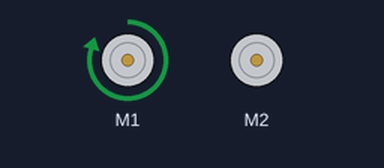
Simulated run of this program. Board: Raspberry Pi Pico running MicroPython. On the bench: 2 × DC motor (green arrow = forward, orange = backward, longer = faster).

Above: at 1.5 s.
At 5.6 s:
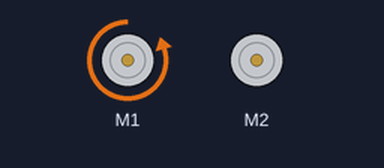
At 10.1 s:
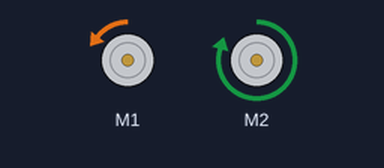
At 16.5 s:
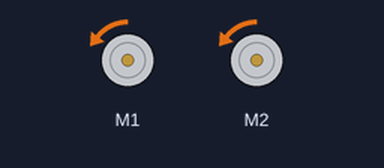
Timing chart, 0 to 22.4 s (numbered marks = the images above):
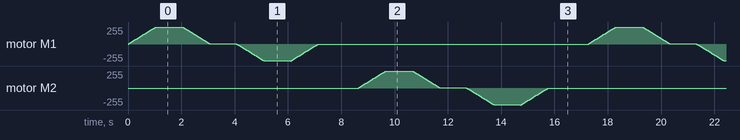

The program:

SingleMotorTest.py
```python
#SimgleMotorTest.py
# test code that ramps each motor individually form 0-100-0 then changes direction and does it again then steps onto next motor.
import PicoMotorDriver
import utime


board = PicoMotorDriver.KitronikPicoMotor()
directions = ["f","r"]

while True:

    for motor in range(2):
        for direction in directions:
            for speed in range(100):
                board.motorOn(motor+1, direction, speed)
                utime.sleep_ms(10) #ramp speed over 10x100ms => approx 1 second.
            utime.sleep_ms(1000)
            for speed in range(100):
                board.motorOn(motor+1, direction, 100-speed) #ramp down
                utime.sleep_ms(10) #ramp speed over 10x100ms => approx 1 second.
            utime.sleep_ms(1000)
        utime.sleep_ms(500)#pause between motors
```
